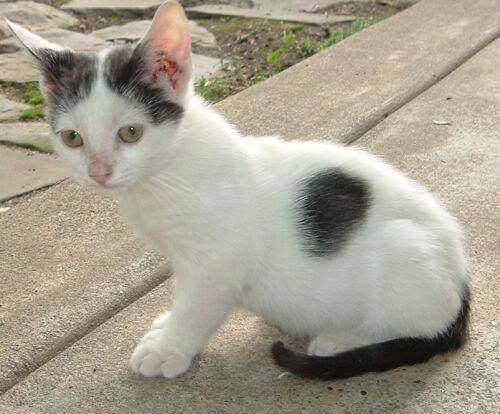
#> input picture 资料/cat.jpg, 500 x 414 px, found by its file name
$ jupyter execute '2.图像的平移操作.ipynb'
#> lines starting #> are read from the running program, lines starting #| are printed output that depends on the picture
[cell 1]
import cv2 as cv
import matplotlib.pyplot as plt
import numpy as np
import imutils

[cell 2]
def show(img):
    plt.imshow(imutils.opencv2matplotlib(img))

# API:cv.wrapAffine(img,M,dsize)<br>img:输入的图像<br>M:2*3的移动矩<br>dsize:输出图像的大小(width,height)

[cell 3]
#需求：将图像的像素点移动（50，100）的距离：
img=cv.imread('/Users/lixuecheng/Downloads/OpenCV/代码+资料/第2-7章notebook课件/图像操作/cat.jpg')
#> img is the input picture: shape (414, 500, 3); mean B, G, R 144.3, 159.9, 165.9
rows,cols=img.shape[:2]
#> rows = 414; cols = 500

[cell 4]
M=np.float32([[1,0,100],[0,1,50]])
dst=cv.warpAffine(img,M,(cols,rows))
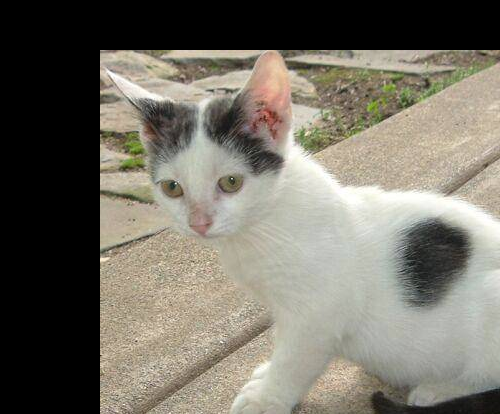
#> dst: shape (414, 500, 3); mean B, G, R 102.4, 113.3, 117.4

[cell 5]
plt.figure(dpi=120)
plt.subplot(121),show(img)
plt.subplot(122),show(dst)
plt.show
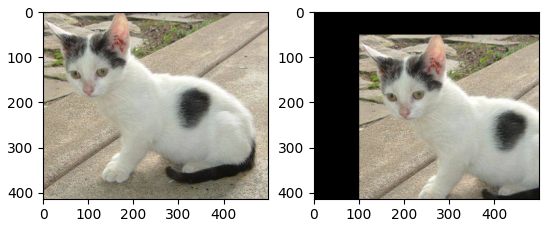
#> figure drawn by matplotlib, 2 panels

$ run again, with 资料/clahe.jpg copied over 资料/cat.jpg
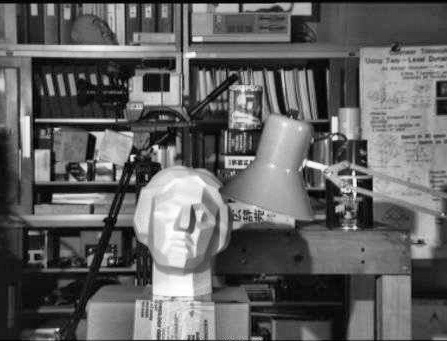
#> input picture 资料/clahe.jpg, 447 x 341 px, found by its file name
#> img is the input picture: shape (341, 447, 3); min 0, max 255, mean 97.8
#> `dst=cv.warpAffine(img,M,(cols,rows))`:
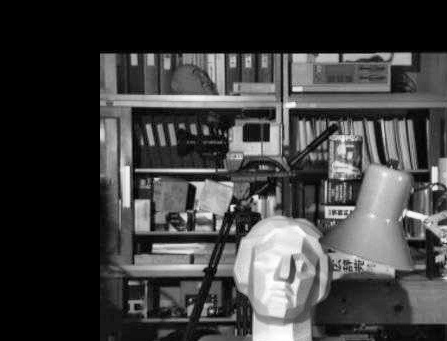
#> dst: shape (341, 447, 3); min 0, max 255, mean 63.2
#> `[cell 5] plt.figure(dpi=120) plt.subplot(121),show(img) plt.subplot(12..`:
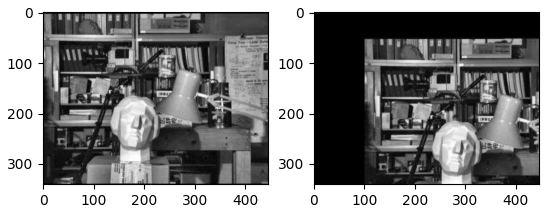
#> figure drawn by matplotlib, 2 panels

$ run again, with 资料/dog.jpg copied over 资料/cat.jpg
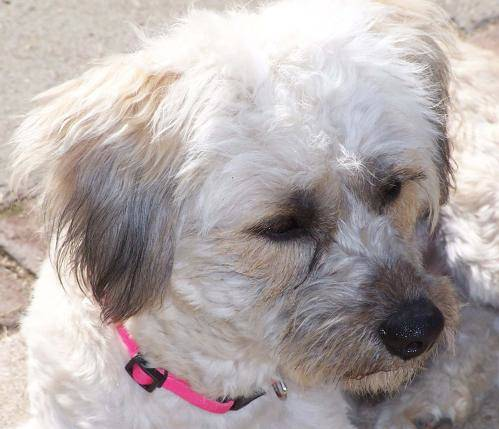
#> input picture 资料/dog.jpg, 499 x 429 px, found by its file name
#> img is the input picture: shape (429, 499, 3); mean B, G, R 169.1, 169.9, 178.9
#> `dst=cv.warpAffine(img,M,(cols,rows))`:
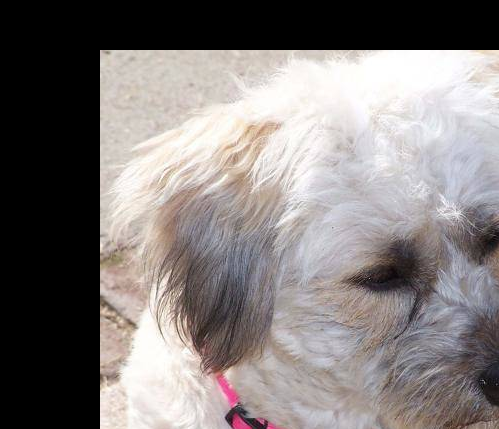
#> dst: shape (429, 499, 3); mean B, G, R 122.9, 123.9, 129.8
#> `[cell 5] plt.figure(dpi=120) plt.subplot(121),show(img) plt.subplot(12..`:
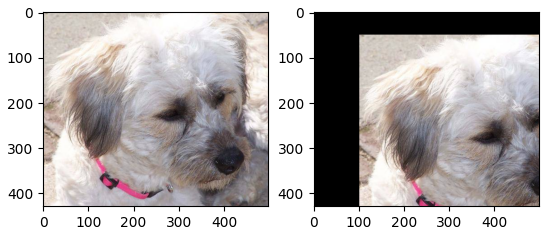
#> figure drawn by matplotlib, 2 panels
